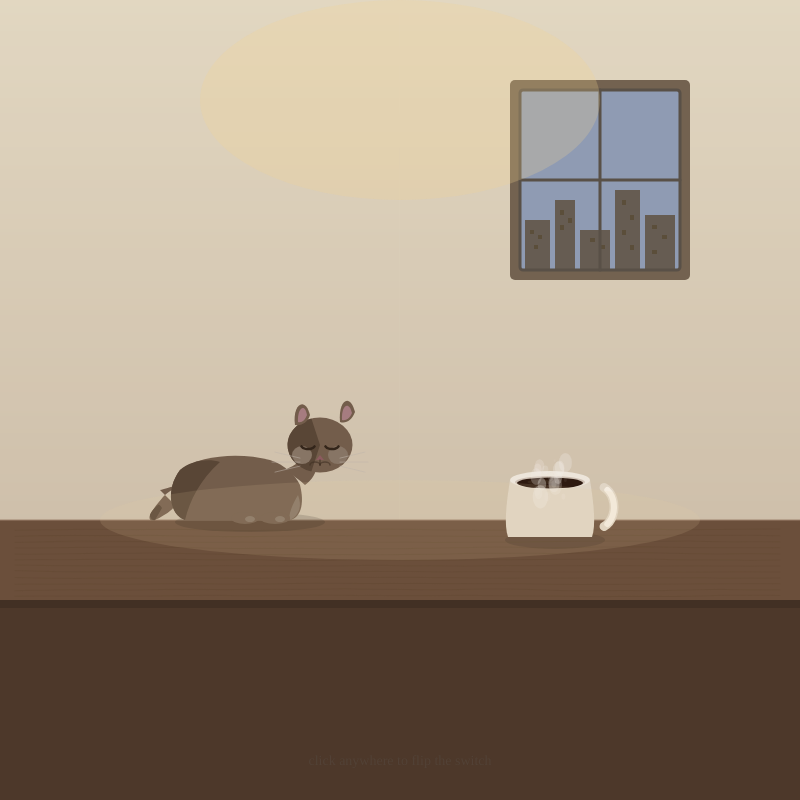
Frame 1 (no input)
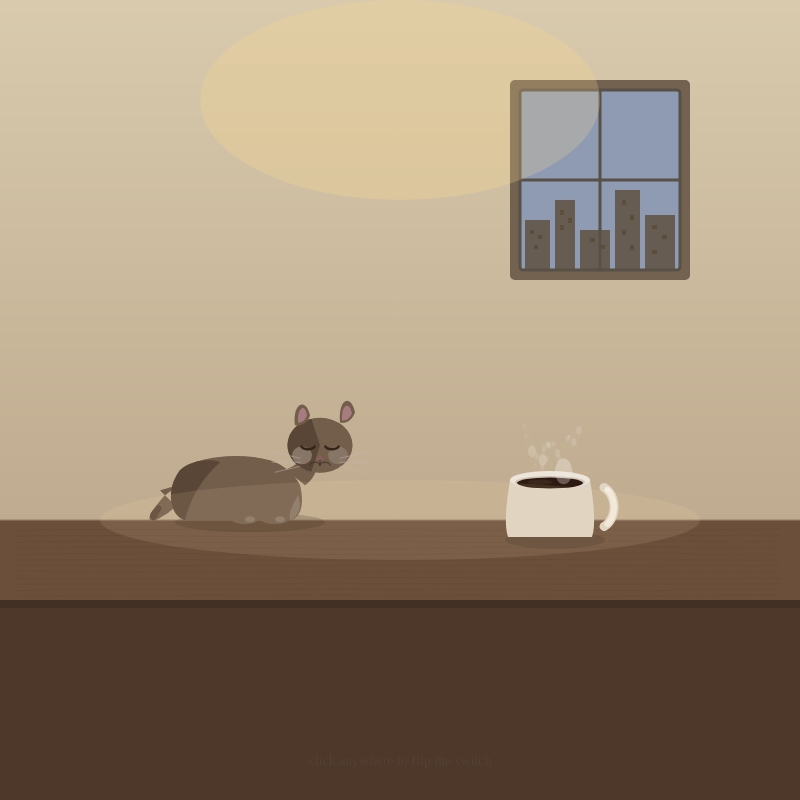
Frame 60 (no input)
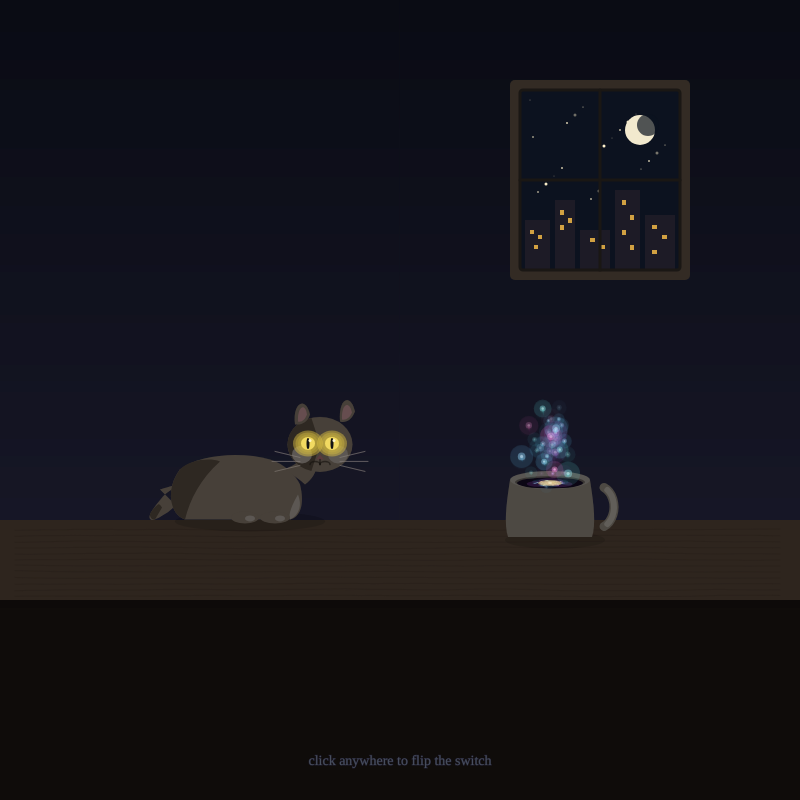
Frame 120 (the mouse pressed at the canvas centre since frame 60)

The p5.js sketch that drew these frames (run headless with seeded random() and noise() and a simulated clock; from frame 60 on, the mouse is pressed at the canvas centre):

// p5.js sketch
// ── sketch.js
// Day 6: Lights on/off - "The Night Shift" v2
// A cozy late-night diner scene that reveals cosmic secrets in the dark

let lightsOn = true;
let transition = 1; // 1 = lights on, 0 = lights off
let transitionSpeed = 0.025;

// Particle systems
let steamParticles = [];
let magicParticles = [];
let galaxyStars = [];

// Animation
let time = 0;
let catPurr = 0;

// Colors
let warmLight, coolNight;

function setup() {
  createCanvas(800, 800);
  colorMode(HSB, 360, 100, 100, 100);
  
  // Initialize steam particles
  for (let i = 0; i < 25; i++) {
    steamParticles.push(createSteamParticle());
  }
  
  // Initialize magic particles
  for (let i = 0; i < 40; i++) {
    magicParticles.push(createMagicParticle());
  }
  
  // Initialize galaxy stars
  for (let i = 0; i < 100; i++) {
    galaxyStars.push({
      angle: random(TWO_PI),
      radius: random(3, 35),
      size: random(0.5, 2.5),
      speed: random(0.008, 0.025),
      layer: floor(random(3)),
      twinkle: random(1000),
      hue: random([200, 280, 320, 45]) // blues, purples, pinks, gold
    });
  }
}

function createSteamParticle() {
  return {
    x: random(-15, 15),
    y: random(-10, 30),
    vx: 0,
    vy: random(-0.4, -0.8),
    size: random(8, 20),
    life: random(100),
    maxLife: 100,
    wobbleOffset: random(1000)
  };
}

function createMagicParticle() {
  return {
    x: random(-20, 20),
    y: random(-5, 40),
    vx: random(-0.3, 0.3),
    vy: random(-0.5, -1.2),
    size: random(3, 8),
    life: random(150),
    maxLife: 150,
    hue: random([180, 200, 280, 320]), // cyans, blues, purples, magentas
    trail: []
  };
}

function draw() {
  time = frameCount * 0.01;
  catPurr = sin(frameCount * 0.05) * 2;
  
  // Smooth transition
  if (lightsOn && transition < 1) {
    transition = min(1, transition + transitionSpeed);
  } else if (!lightsOn && transition > 0) {
    transition = max(0, transition - transitionSpeed);
  }
  
  drawBackground();
  drawWindow();
  drawCounter();
  drawCoffeeCup();
  drawCat();
  drawAmbientLight();
  drawInstructions();
}

function drawBackground() {
  // Gradient from warm cream to deep night
  let topHue = lerp(230, 40, transition);
  let topSat = lerp(50, 20, transition);
  let topBri = lerp(8, 85, transition);
  
  let botHue = lerp(240, 35, transition);
  let botSat = lerp(40, 25, transition);
  let botBri = lerp(15, 75, transition);
  
  for (let y = 0; y < height; y++) {
    let inter = map(y, 0, height * 0.65, 0, 1);
    let h = lerp(topHue, botHue, inter);
    let s = lerp(topSat, botSat, inter);
    let b = lerp(topBri, botBri, inter);
    stroke(h, s, b);
    line(0, y, width, y);
  }
}

function drawWindow() {
  push();
  translate(600, 180);
  
  // Window frame
  let frameBri = lerp(20, 45, transition);
  fill(30, 30, frameBri);
  noStroke();
  rect(-90, -100, 180, 200, 5);
  
  // Window glass - shows outside
  let glassBri = lerp(12, 70, transition);
  fill(220, lerp(60, 20, transition), glassBri);
  rect(-80, -90, 160, 180, 3);
  
  // City skyline (day) or starry sky (night)
  if (transition < 0.8) {
    // Stars appear
    let starAlpha = map(transition, 0.8, 0, 0, 100);
    for (let i = 0; i < 20; i++) {
      let sx = -70 + (i * 37) % 140;
      let sy = -80 + (i * 23) % 100;
      let twinkle = sin(frameCount * 0.1 + i) * 0.3 + 0.7;
      fill(45, 20, 100, starAlpha * twinkle);
      let starSize = (i % 3) + 1;
      ellipse(sx, sy, starSize, starSize);
    }
    
    // Moon
    fill(45, 15, 95, starAlpha);
    ellipse(40, -50, 30, 30);
    fill(220, 60, 12, starAlpha * 0.7);
    ellipse(48, -55, 22, 22);
  }
  
  // City buildings silhouette
  fill(lerp(250, 30, transition), lerp(30, 20, transition), lerp(15, 40, transition));
  noStroke();
  // Building shapes
  rect(-75, 40, 25, 50);
  rect(-45, 20, 20, 70);
  rect(-20, 50, 30, 40);
  rect(15, 10, 25, 80);
  rect(45, 35, 30, 55);
  
  // Window lights in buildings (brighter at night!)
  let windowGlow = lerp(90, 30, transition);
  fill(40, 70, windowGlow, lerp(90, 40, transition));
  // Scattered windows
  rect(-70, 50, 4, 4); rect(-62, 55, 4, 4); rect(-66, 65, 4, 4);
  rect(-40, 30, 4, 5); rect(-40, 45, 4, 5); rect(-32, 38, 4, 5);
  rect(-10, 58, 5, 4); rect(0, 65, 5, 4);
  rect(22, 20, 4, 5); rect(30, 35, 4, 5); rect(22, 50, 4, 5); rect(30, 65, 4, 5);
  rect(52, 45, 5, 4); rect(62, 55, 5, 4); rect(52, 70, 5, 4);
  
  // Window frame details
  stroke(30, 20, frameBri - 10);
  strokeWeight(3);
  noFill();
  rect(-80, -90, 160, 180, 3);
  line(-80, 0, 80, 0); // horizontal divider
  line(0, -90, 0, 90); // vertical divider
  
  pop();
}

function drawCounter() {
  push();
  
  // Counter top surface with wood grain
  let counterHue = 25;
  let counterSat = lerp(35, 45, transition);
  let counterBri = lerp(18, 42, transition);
  
  // Main counter surface
  fill(counterHue, counterSat, counterBri);
  noStroke();
  rect(0, 520, width, 80);
  
  // Wood grain texture
  for (let i = 0; i < 12; i++) {
    stroke(counterHue, counterSat + 5, counterBri - 5, 25);
    strokeWeight(1);
    beginShape();
    for (let x = 0; x <= width; x += 15) {
      let y = 528 + i * 6 + noise(x * 0.008, i * 0.3) * 4;
      curveVertex(x, y);
    }
    endShape();
  }
  
  // Counter edge highlight
  stroke(counterHue, counterSat - 15, counterBri + 20, 50 * transition);
  strokeWeight(2);
  line(0, 520, width, 520);
  
  // Counter front panel
  fill(counterHue, counterSat, counterBri - 12);
  noStroke();
  rect(0, 600, width, 200);
  
  // Subtle panel shadow
  fill(0, 0, 0, 15);
  rect(0, 600, width, 8);
  
  pop();
}

function drawCoffeeCup() {
  push();
  translate(550, 485);
  
  // Cup shadow
  fill(0, 0, 0, 12);
  noStroke();
  ellipse(5, 55, 100, 18);
  
  // Cup body - nice ceramic
  let cupBri = lerp(30, 88, transition);
  let cupColor = color(35, 12, cupBri);
  
  // Cup body shape
  fill(cupColor);
  beginShape();
  vertex(-40, -5);
  bezierVertex(-44, 20, -46, 40, -42, 52);
  vertex(42, 52);
  bezierVertex(46, 40, 44, 20, 40, -5);
  endShape(CLOSE);
  
  // Cup rim (ellipse at top)
  fill(35, 8, cupBri + 5);
  ellipse(0, -5, 80, 18);
  
  // Inner rim shadow
  fill(25, 20, cupBri - 20, 50);
  ellipse(0, -3, 70, 12);
  
  // COFFEE SURFACE / GALAXY PORTAL
  drawCoffeeContents();
  
  // Cup handle
  noFill();
  stroke(35, 12, cupBri);
  strokeWeight(9);
  arc(48, 22, 32, 42, -HALF_PI + 0.3, HALF_PI - 0.3);
  strokeWeight(6);
  stroke(35, 8, cupBri + 8);
  arc(48, 22, 32, 42, -HALF_PI + 0.5, HALF_PI - 0.5);
  
  // Steam or Magic particles
  drawCupParticles();
  
  pop();
}

function drawCoffeeContents() {
  // Coffee surface ellipse bounds
  let coffeeWidth = 66;
  let coffeeHeight = 11;
  
  // Day: Regular coffee
  if (transition > 0.3) {
    let coffeeAlpha = map(transition, 0.3, 1, 0, 100);
    
    // Coffee base
    fill(20, 65, 18, coffeeAlpha);
    ellipse(0, -2, coffeeWidth, coffeeHeight);
    
    // Coffee highlight/reflection
    fill(30, 50, 28, coffeeAlpha * 0.5);
    ellipse(-10, -3, 25, 5);
  }
  
  // Night: GALAXY PORTAL
  if (transition < 0.7) {
    let galaxyAlpha = map(transition, 0.7, 0, 0, 100);
    
    // Clip to coffee surface (we'll fake it with layered ellipses)
    
    // Deep space base
    fill(260, 70, 8, galaxyAlpha);
    ellipse(0, -2, coffeeWidth, coffeeHeight);
    
    // Nebula clouds - swirling
    let nebulaAngle = time * 0.5;
    for (let i = 0; i < 3; i++) {
      let angle = nebulaAngle + i * TWO_PI / 3;
      let nx = cos(angle) * 12;
      let ny = sin(angle) * 2;
      
      // Purple nebula
      fill(280, 60, 40, galaxyAlpha * 0.4);
      ellipse(nx, ny - 2, 25, 6);
      
      // Cyan nebula
      fill(200, 70, 45, galaxyAlpha * 0.3);
      ellipse(-nx * 0.8, -ny - 2, 20, 5);
    }
    
    // Spiral galaxy arms
    stroke(45, 30, 80, galaxyAlpha * 0.6);
    strokeWeight(1);
    noFill();
    for (let arm = 0; arm < 2; arm++) {
      beginShape();
      for (let t = 0; t < TWO_PI; t += 0.2) {
        let spiralAngle = t + time * 0.8 + arm * PI;
        let r = 3 + t * 4;
        let sx = cos(spiralAngle) * r * 0.4;
        let sy = sin(spiralAngle) * r * 0.08;
        if (abs(sx) < 30 && abs(sy) < 5) {
          curveVertex(sx, sy - 2);
        }
      }
      endShape();
    }
    
    // Galaxy stars
    noStroke();
    for (let star of galaxyStars) {
      star.angle += star.speed;
      
      let sx = cos(star.angle) * star.radius * 0.45;
      let sy = sin(star.angle) * star.radius * 0.09;
      
      // Only draw within coffee bounds
      if (abs(sx) < 30 && abs(sy) < 4.5) {
        let twinkle = sin(frameCount * 0.15 + star.twinkle) * 0.3 + 0.7;
        let depth = map(star.layer, 0, 2, 0.5, 1);
        
        // Star glow
        fill(star.hue, 50, 90, galaxyAlpha * 0.3 * twinkle);
        ellipse(sx, sy - 2, star.size * 2.5, star.size * 0.6);
        
        // Star core
        fill(star.hue, 20, 100, galaxyAlpha * twinkle * depth);
        ellipse(sx, sy - 2, star.size, star.size * 0.3);
      }
    }
    
    // Central bright core
    for (let i = 3; i > 0; i--) {
      fill(45, 40, 90, galaxyAlpha * 0.2 * i);
      ellipse(0, -2, 8 * i, 2 * i);
    }
    fill(45, 20, 100, galaxyAlpha * 0.9);
    ellipse(0, -2, 4, 1.5);
  }
}

function drawCupParticles() {
  // Steam (lights on)
  if (transition > 0.2) {
    let steamAlpha = map(transition, 0.2, 1, 0, 1);
    
    for (let p of steamParticles) {
      // Update
      p.y += p.vy;
      p.x += sin(time * 2 + p.wobbleOffset) * 0.3;
      p.life -= 0.8;
      
      if (p.life <= 0) {
        Object.assign(p, createSteamParticle());
        p.y = random(-5, 10);
      }
      
      // Draw steam wisp
      let lifeRatio = p.life / p.maxLife;
      let alpha = lifeRatio * 35 * steamAlpha;
      
      fill(30, 5, 95, alpha);
      noStroke();
      
      // Wispy shape
      let wobble = sin(time * 3 + p.wobbleOffset) * 3;
      ellipse(p.x + wobble, p.y - 15, p.size * lifeRatio, p.size * 1.5 * lifeRatio);
    }
  }
  
  // Magic particles (lights off)
  if (transition < 0.8) {
    let magicAlpha = map(transition, 0.8, 0, 0, 1);
    
    for (let p of magicParticles) {
      // Store trail
      p.trail.push({x: p.x, y: p.y});
      if (p.trail.length > 8) p.trail.shift();
      
      // Update
      p.y += p.vy;
      p.x += p.vx + sin(time * 3 + p.x * 0.1) * 0.2;
      p.life -= 1;
      
      if (p.life <= 0) {
        Object.assign(p, createMagicParticle());
        p.y = random(0, 20);
      }
      
      let lifeRatio = p.life / p.maxLife;
      
      // Draw trail
      for (let i = 0; i < p.trail.length; i++) {
        let t = p.trail[i];
        let trailAlpha = (i / p.trail.length) * 30 * magicAlpha * lifeRatio;
        fill(p.hue, 70, 80, trailAlpha);
        noStroke();
        let trailSize = p.size * (i / p.trail.length) * 0.5;
        ellipse(t.x, t.y - 15, trailSize, trailSize);
      }
      
      // Outer glow
      fill(p.hue, 60, 90, 20 * magicAlpha * lifeRatio);
      ellipse(p.x, p.y - 15, p.size * 3, p.size * 3);
      
      // Inner glow
      fill(p.hue, 40, 100, 60 * magicAlpha * lifeRatio);
      ellipse(p.x, p.y - 15, p.size, p.size);
      
      // Bright core
      fill(p.hue, 15, 100, 80 * magicAlpha * lifeRatio);
      ellipse(p.x, p.y - 15, p.size * 0.4, p.size * 0.4);
    }
  }
}

function drawCat() {
  push();
  translate(250, 470 + catPurr);
  
  let furHue = 28;
  let furSat = lerp(20, 35, transition);
  let furBri = lerp(28, 45, transition);
  let darkFur = color(furHue, furSat + 5, furBri - 10);
  let mainFur = color(furHue, furSat, furBri);
  let lightFur = color(furHue, furSat - 10, furBri + 8);
  
  // Shadow under cat
  fill(0, 0, 0, 15);
  noStroke();
  ellipse(0, 52, 150, 20);
  
  // === TAIL (behind body) ===
  fill(mainFur);
  noStroke();
  beginShape();
  curveVertex(-90, 20);
  curveVertex(-75, 35);
  curveVertex(-95, 50);
  curveVertex(-100, 45);
  curveVertex(-85, 25);
  curveVertex(-70, 15);
  endShape(CLOSE);
  
  // Tail tip darker
  fill(darkFur);
  beginShape();
  curveVertex(-88, 38);
  curveVertex(-95, 50);
  curveVertex(-100, 45);
  curveVertex(-92, 35);
  endShape(CLOSE);
  
  // === BODY (loaf shape) ===
  fill(mainFur);
  beginShape();
  // Bottom edge (sitting on counter)
  vertex(-65, 50);
  // Back curve
  bezierVertex(-80, 45, -85, 20, -70, 0);
  // Top of back
  bezierVertex(-50, -15, -10, -18, 20, -10);
  // Neck area (connects to head)
  bezierVertex(35, -5, 45, 5, 50, 15);
  // Chest/front
  bezierVertex(55, 35, 50, 48, 40, 50);
  // Bottom
  vertex(-65, 50);
  endShape(CLOSE);
  
  // Body shading - darker back
  fill(darkFur);
  beginShape();
  vertex(-65, 50);
  bezierVertex(-80, 45, -85, 20, -70, 0);
  bezierVertex(-60, -10, -40, -12, -30, -8);
  bezierVertex(-50, 10, -60, 30, -65, 50);
  endShape(CLOSE);
  
  // Body highlight - chest
  fill(lightFur);
  beginShape();
  vertex(40, 50);
  bezierVertex(50, 45, 52, 35, 48, 25);
  bezierVertex(42, 35, 38, 45, 40, 50);
  endShape(CLOSE);
  
  // === FRONT PAWS (tucked under) ===
  fill(mainFur);
  ellipse(25, 48, 30, 12);
  ellipse(-5, 48, 28, 12);
  
  // Paw details
  fill(lightFur);
  ellipse(30, 49, 10, 6);
  ellipse(0, 49, 10, 6);
  
  // === HEAD (connected to body via neck) ===
  // Neck connection
  fill(mainFur);
  beginShape();
  vertex(35, 0);
  bezierVertex(45, -5, 55, -10, 60, -20);
  bezierVertex(70, -15, 70, 5, 55, 15);
  bezierVertex(50, 10, 42, 5, 35, 0);
  endShape(CLOSE);
  
  // Main head shape
  fill(mainFur);
  ellipse(70, -25, 65, 55);
  
  // Head shading
  fill(darkFur);
  arc(70, -25, 65, 55, PI * 0.6, PI * 1.4);
  
  // Cheeks (fluffy)
  fill(lightFur);
  ellipse(52, -15, 20, 18);
  ellipse(88, -15, 20, 18);
  
  // === EARS (connected to head!) ===
  // Left ear
  fill(mainFur);
  beginShape();
  vertex(45, -45);
  bezierVertex(42, -65, 55, -75, 60, -55);
  bezierVertex(58, -48, 52, -44, 45, -45);
  endShape(CLOSE);
  
  // Left ear inner
  fill(355, 25, lerp(40, 65, transition));
  beginShape();
  vertex(48, -48);
  bezierVertex(47, -62, 55, -68, 57, -55);
  bezierVertex(55, -50, 52, -47, 48, -48);
  endShape(CLOSE);
  
  // Right ear
  fill(mainFur);
  beginShape();
  vertex(90, -48);
  bezierVertex(88, -70, 100, -78, 105, -58);
  bezierVertex(102, -50, 96, -46, 90, -48);
  endShape(CLOSE);
  
  // Right ear inner
  fill(355, 25, lerp(40, 65, transition));
  beginShape();
  vertex(92, -50);
  bezierVertex(91, -65, 99, -70, 102, -57);
  bezierVertex(100, -52, 96, -49, 92, -50);
  endShape(CLOSE);
  
  // === FACE ===
  
  // Eyes
  if (transition > 0.4) {
    // Closed eyes (sleeping) - peaceful curves
    let eyeAlpha = map(transition, 0.4, 0.8, 0, 100);
    stroke(furHue, furSat + 15, furBri - 25, eyeAlpha);
    strokeWeight(2.5);
    noFill();
    // Left eye
    arc(58, -25, 14, 8, 0.2, PI - 0.2);
    // Right eye
    arc(82, -25, 14, 8, 0.2, PI - 0.2);
  }
  
  if (transition < 0.6) {
    // Open glowing eyes!
    let eyeGlow = map(transition, 0.6, 0, 0, 100);
    
    // Eye glow aura
    for (let i = 4; i > 0; i--) {
      fill(50, 70, 85, eyeGlow * 0.12 * i);
      noStroke();
      ellipse(58, -26, 10 + i * 5, 10 + i * 4);
      ellipse(82, -26, 10 + i * 5, 10 + i * 4);
    }
    
    // Eye whites/base
    fill(50, 60, 95, eyeGlow);
    ellipse(58, -26, 14, 13);
    ellipse(82, -26, 14, 13);
    
    // Pupils - vertical slits
    fill(0, 0, 8, eyeGlow);
    ellipse(58, -26, 3, 11);
    ellipse(82, -26, 3, 11);
    
    // Catch lights
    fill(50, 20, 100, eyeGlow);
    ellipse(60, -29, 3, 3);
    ellipse(84, -29, 3, 3);
  }
  
  // Nose
  fill(355, 35, lerp(35, 55, transition));
  noStroke();
  beginShape();
  vertex(70, -15);
  vertex(66, -10);
  vertex(74, -10);
  endShape(CLOSE);
  
  // Mouth lines
  stroke(furHue, furSat + 10, furBri - 20, 60);
  strokeWeight(1.5);
  noFill();
  line(70, -10, 70, -5);
  arc(65, -5, 10, 6, -PI, 0);
  arc(75, -5, 10, 6, -PI, 0);
  
  // Whiskers
  stroke(furHue, 10, furBri + 30, 50);
  strokeWeight(1);
  // Left whiskers
  line(50, -12, 25, -18);
  line(50, -8, 22, -8);
  line(50, -4, 25, 2);
  // Right whiskers
  line(90, -12, 115, -18);
  line(90, -8, 118, -8);
  line(90, -4, 115, 2);
  
  pop();
}

function drawAmbientLight() {
  // Warm ambient glow when lights are on
  if (transition > 0.3) {
    let glowAlpha = map(transition, 0.3, 1, 0, 25);
    
    // Warm overhead light effect
    fill(40, 40, 95, glowAlpha);
    noStroke();
    ellipse(width/2, 100, 400, 200);
    
    // Light on counter
    fill(40, 30, 90, glowAlpha * 0.5);
    ellipse(width/2, 520, 600, 80);
  }
}

function drawInstructions() {
  push();
  let pulse = sin(frameCount * 0.05) * 0.2 + 0.8;
  
  let textBri = lerp(70, 35, transition);
  fill(lerp(200, 30, transition), 20, textBri, 50 * pulse);
  
  textAlign(CENTER);
  textSize(14);
  textFont('Georgia');
  text('click anywhere to flip the switch', width/2, height - 35);
  pop();
}

function mousePressed() {
  lightsOn = !lightsOn;
}

function keyPressed() {
  if (key === ' ') {
    lightsOn = !lightsOn;
  }
}
